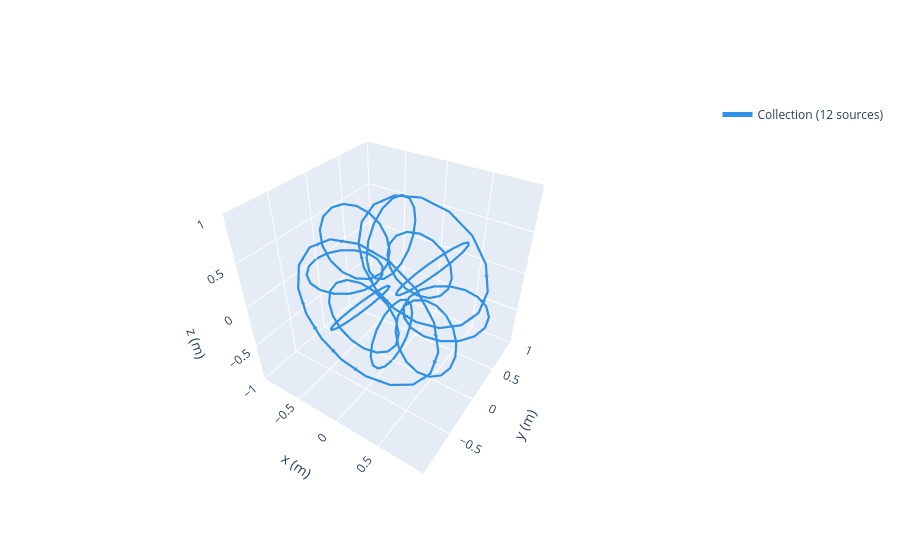

The code cell stored with this chart in its notebook:
### Markdown cell above
Show coils

### Code cell
magpy.show(coils, arrow=True)
save_dataset(grid, "data/solution.vti")

### Figure 1 — Plotly figure (JSON) as saved in the notebook; plotly's stock layout.template omitted (floating-point values rounded to 4 significant figures; data arrays with more than 128 entries replaced by an {"elided": "..."} marker saying what was removed)
{"data": [{"legendgroup": "Collection(id=4889084624)", "line": {"color": "#2e91e5", "dash": "solid", "width": 2.2}, "mode": "lines", "name": "Collection (12 sources)", "opacity": 1, "showlegend": true, "type": "scatter3d", "x": {"elided": "1740 float values"}, "y": {"elided": "1740 float values"}, "z": {"elided": "1740 float values"}}, {"legendgroup": "Collection(id=4889084624)", "line": {"color": "#2e91e5", "dash": "solid", "width": 4.4}, "mode": "lines", "name": "Collection (12 sources)", "opacity": 1, "showlegend": false, "type": "scatter3d", "x": {"elided": "216 float values"}, "y": {"elided": "216 float values"}, "z": {"elided": "216 float values"}}], "layout": {"legend": {"itemsizing": "constant"}, "scene": {"aspectmode": "manual", "aspectratio": {"x": 1, "y": 1, "z": 1}, "camera": {"eye": {"x": 1, "y": -1.5, "z": 1.4}}, "xaxis": {"autorange": false, "range": [-1, 1], "title": {"text": "x (m)"}}, "yaxis": {"autorange": false, "range": [-1, 1], "title": {"text": "y (m)"}}, "zaxis": {"autorange": false, "range": [-1, 1], "title": {"text": "z (m)"}}}}}
